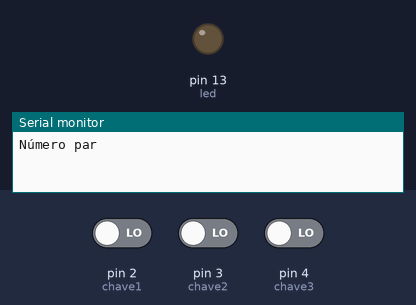
Recording of a sketch running on a simulated Arduino Uno, built with avr-gcc and run on an emulated ATmega328P. On the bench: output pins drawn as LEDs (lit = HIGH), the last lines printed to the serial monitor. Dashed ring = blinking. The inputs (shaded band) are chosen by the test bench; at power-on: pin 2 (chave1) LOW, pin 4 (chave3) LOW, pin 3 (chave2) LOW.

Above: at 1.2 s.
1.3 s: pin 2 (chave1) driven HIGH
At 1.51 s:
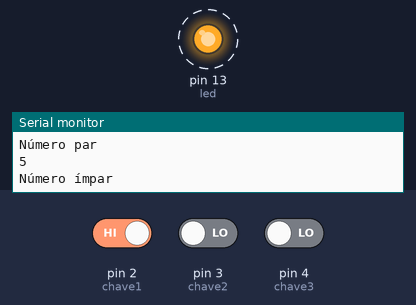
4.3 s: pin 4 (chave3) driven HIGH
At 4.3 s:
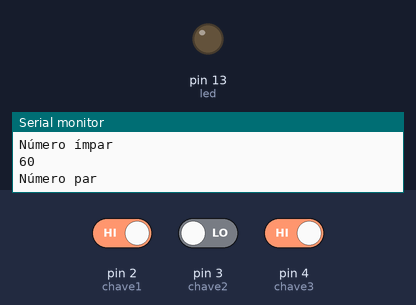
5.8 s: pin 4 (chave3) driven LOW
At 6.03 s:
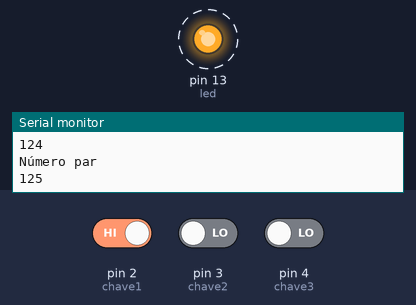
8.8 s: pin 2 (chave1) driven LOW
Timing chart, 0 to 11.3 s (numbered marks = the images above; inputs shaded):
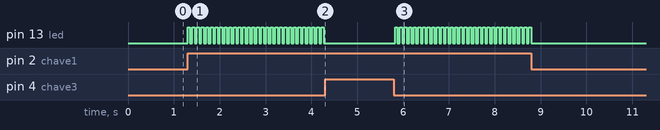

Measured:
- after the input at 1.3 s, pin 13 (led): alternates HIGH for 0.05 s and LOW for 0.05 s, starting at once
- after the input at 4.3 s, pin 13 (led): stops changing and stays LOW
- after the input at 5.8 s, pin 13 (led): alternates HIGH for 0.05 s and LOW for 0.05 s, starting at once
- after the input at 8.8 s, pin 13 (led): stops changing and stays LOW

The sketch:

Aula16_ex4.ino
```cpp
int chave1 = 2;
int chave2 = 3;
int chave3 = 4;
int led = 13;
int contador = 0;
int tic =0;
int tic2 = 0;
int tic3= 0;
void setup() {
  Serial.begin(9600);
  pinMode(chave1, INPUT);
  pinMode(chave2, INPUT);
  pinMode(chave3, INPUT);
  pinMode(led, OUTPUT);
}

void loop() {
  bool estado1 = digitalRead(chave1);
  bool estado2 = digitalRead(chave2);
  bool estado3 = digitalRead(chave3);


  if (estado1 == 1 && tic==0){
    contador+=1;
    tic+=1;
    Serial.println(contador);
  }else{
    tic=0;
  }
  if (estado2 == 1 && tic==0){
    contador+=1;
    Serial.println(contador);
  }else{
    tic=0;
  }
  if (estado3 == 1 && tic==0){
    contador+=1;
    Serial.println(contador);
  }else{
    tic=0;
  }
  if (contador % 2 == 1 && tic2==0) {
    digitalWrite(led, HIGH);
    Serial.println("Número ímpar");
    tic2+=1;
    tic3=0;
  }
  if (contador % 2 ==0 && tic3==0){
    digitalWrite(led, LOW);
    Serial.println("Número par");
    tic3+=1;
    tic2=0;
  }
  delay(50);
}
```
